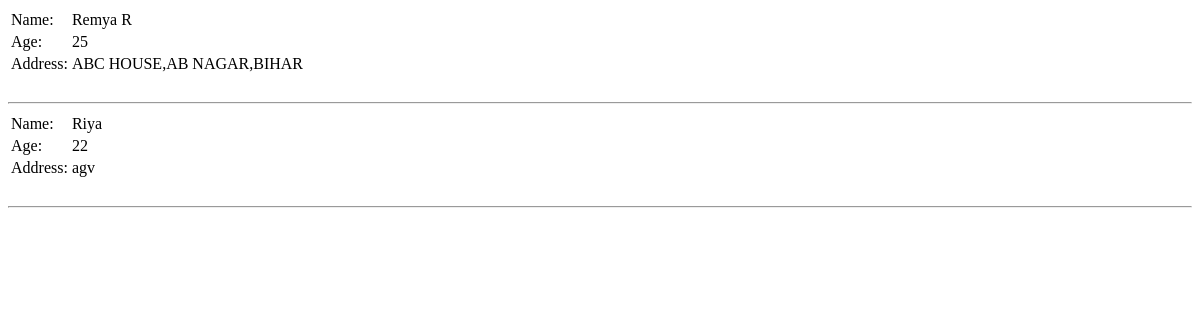
/display/, run on an earlier commit of the app's database.
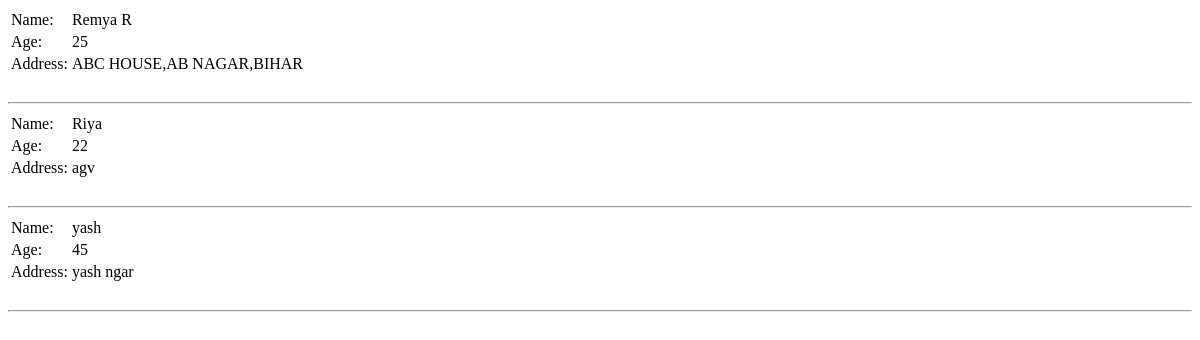
And on a later commit of the database.
### myNewapp/models.py (models this page shows, shortened)
class student(models.Model):
    name = models.CharField(max_length=20)
    age = models.IntegerField()
    address = models.TextField()
    class meta:
        verbose_name_plural="student_dtails"

### myNewapp/views.py (the view)
# urls.py: path('display/',views.display,name = 'display'),
def display(request):
	students = student.objects.all()
	return render(request,'myNewapp/display.html',{'students':students})

### myNewapp/templates/myNewapp/display.html (shortened to what this page needs)
{% for student in students  %}
<table>
    <tr>
        <td><label>Name:</label></td>
        <td>{{student.name}}</td>
    </tr>
    <tr>
        <td><label>Age:</label></td>
        <td>{{student.age}}</td>
    </tr>
    <tr>
        <td><label>Address:</label></td>
        <td>{{student.address}}</td>
    </tr>
</table>
<hr>
{% endfor%}

What changed in the data, as far as the page shows it:
added student: name "yash", age "45", address "yash ngar"
